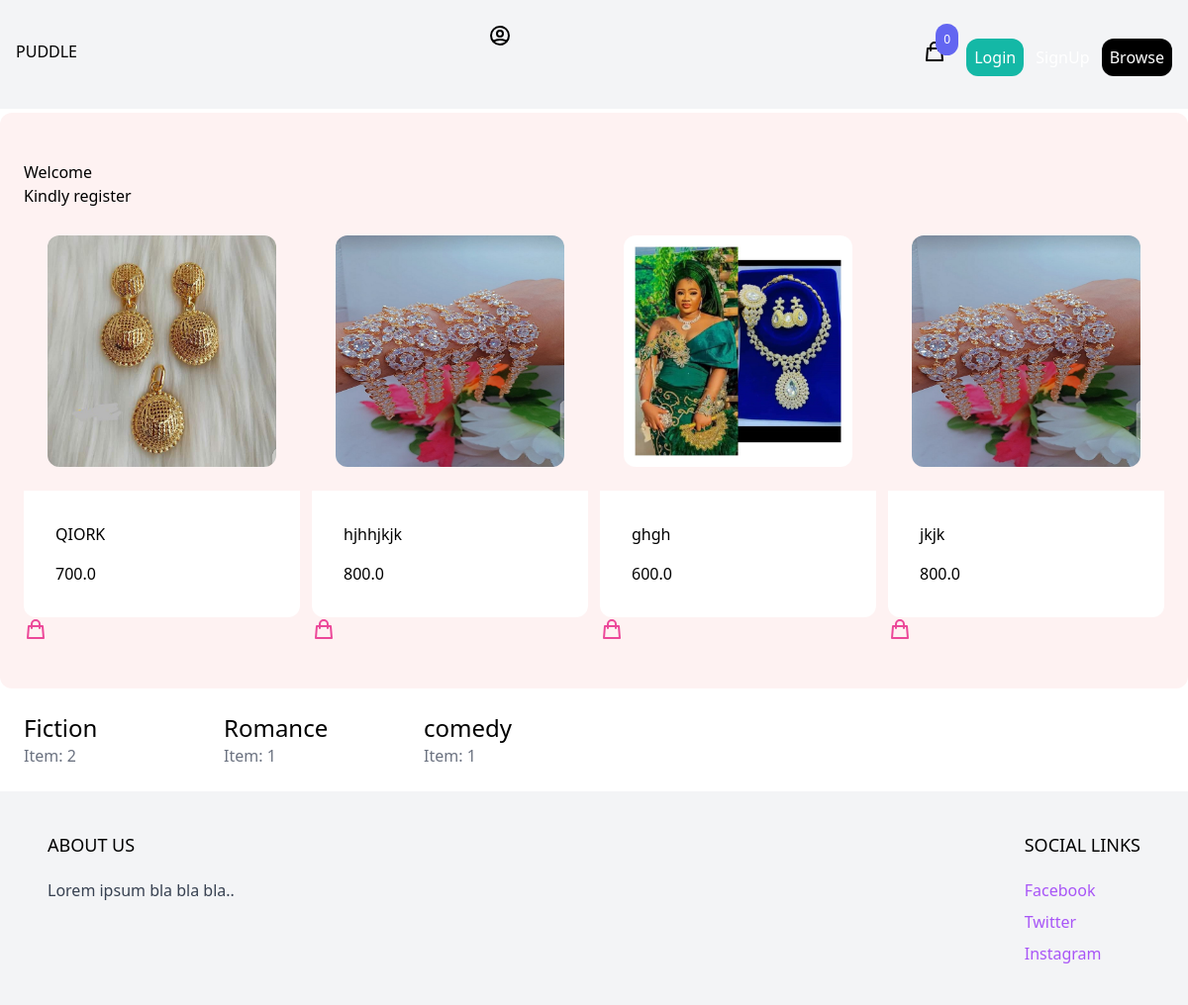
The app's page /, older data.
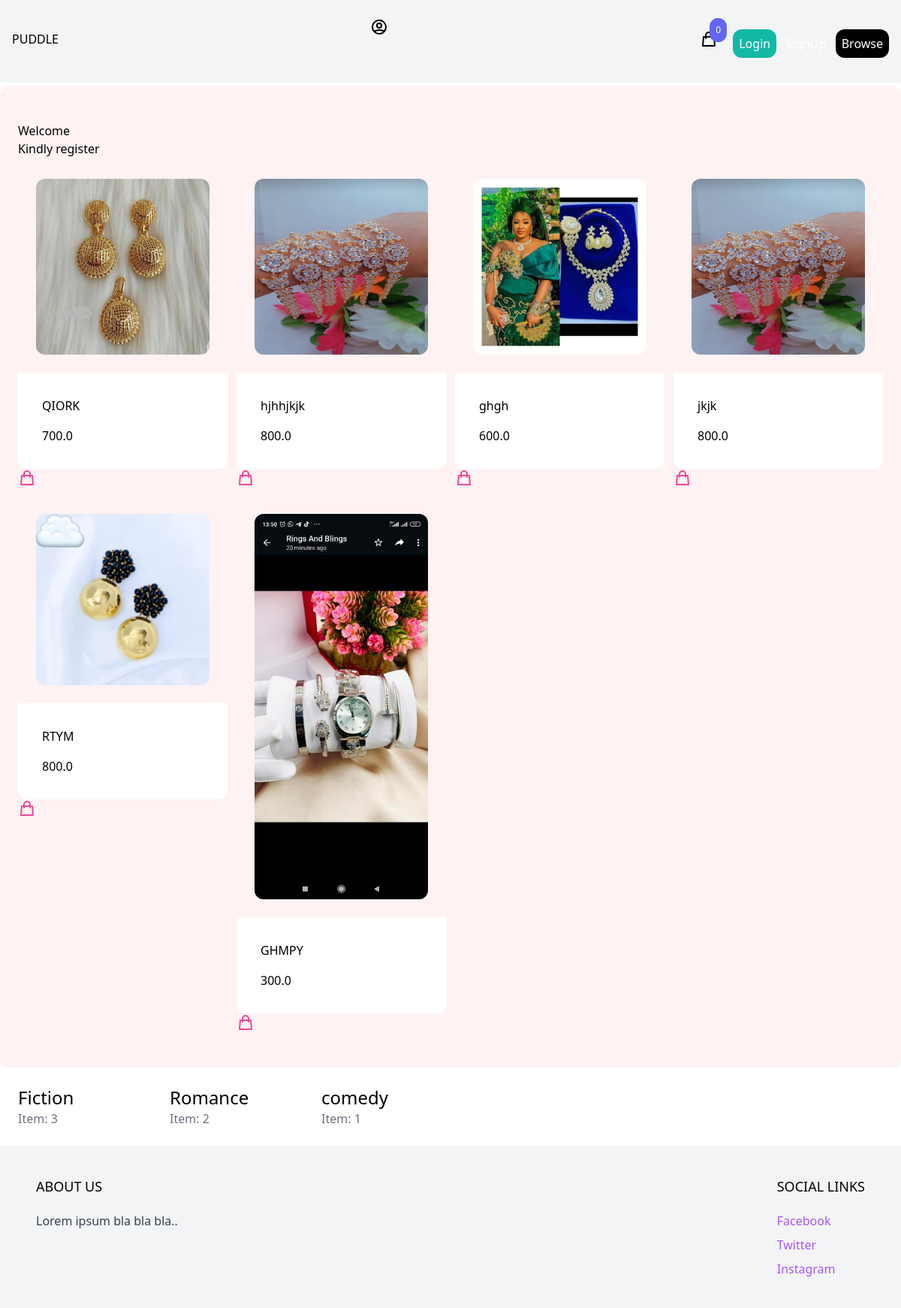
The same page, newer data.
### item/models.py (models this page shows, shortened)
class Item(models.Model):
    category = models.ForeignKey(Category, related_name ='items', on_delete = models.CASCADE)
    name = models.CharField(max_length = 255)
    description = models.TextField(blank =True, null =True)
    price = models.FloatField()
    image = models.ImageField(upload_to = 'item_images', blank =  True, null = True)
    is_sold = models.BooleanField(default = False)
    created_by = models.ForeignKey(User, related_name = 'items', on_delete = models.CASCADE)
    created_at = models.DateTimeField(auto_now_add=True)

class Category(models.Model):
    name = models.CharField(max_length=255)

### core/views.py (the view)
# urls.py: path('', index, name = 'index'),
def index(request):
    items = Item.objects.filter(is_sold = False)
    categories =Category.objects.all()
    return render(request, 'core/index.html', {
        'items':items,
        'categories':categories
    })

### cart/cart.py (called while the page is built)
    def __len__(self):
        return sum(item['quantity'] for item in self.cart.values())

### cart/context_processors.py (called while the page is built)
def cart(request):
    return {'cart':Cart(request)}

### core/templates/core/index.html (shortened to what this page needs)
{% extends 'core/base.html' %}
{% block content %}
        <div class="mt-1  px-6 py-12 bg-red-50 rounded-xl">
            <h2>Welcome</h2>
            <p>Kindly register</p>
           <div class="grid grid-cols-4 px-15 mt-1 gap-3">
            {% for item in items %}
                <div>
                    <a href="{% url 'item:detail'  item.id %}">
                    <div class="p-6 rounded-xl w-full h-25"><img src="{{item.image.url}}" alt="" class="rounded-xl"></div>
                    <div class="p-6 bg-white rounded-b-xl">
                    <h2 class="text-l gray-400 p-2">{{item.name}}</h2>
                    <p class=" gray-400 p-2">{{item.price}}</p>
                    </div>
                    </a>
                    <a
                        href="#"
                        hx-get="{% url 'add_to_cart' item.id %}"
                        hx-target="#menu-cart-button"
                        hx-swap="outerHTML"
                        class="text-pink-500 hover:text-pink-800">
                        <svg xmlns="http://www.w3.org/2000/svg" class="h-6 w-6" fill="none" viewBox="0 0 24 24" stroke="currentColor">
                            <path stroke-linecap="round" stroke-linejoin="round" stroke-width="2" d="M16 11V7a4 4 0 00-8 0v4M5 9h14l1 12H4L5 9z" />
                        </svg>
                    </a>
                </div>
            {% endfor %}
           </div>
        </div>
        <div class="grid grid-cols-6 gap-3">
            {% for category in categories %}
            <div class="p-6 bg-white rounded-b-xl">
                <h2 class="text-2xl">{{category.name}}</h2>
                <p class="text-gray-500">Item: {{category.items.count}}</p>
            </div>
            {% endfor %}
        </div>
    {% endblock %}

### core/templates/core/base.html (shortened to what this page needs)
<!DOCTYPE html>
<html lang="en">
<head>
    <script src="https://cdn.tailwindcss.com"></script>
</head>
<body>
    <nav class="p6 flex justify-between bg-gray-100 border-gray-100 py-6">
        <a href="/" class="p-4">PUDDLE</a>
        <a href="{% url 'core:login' %}">
        </a>
        <div class="p-4">
            <div class="inline-block mr-4">
                {% include 'cart/menu_cart.html' %}
            </div>
            {% if user.is_authenticated %}
            <a href="{% url 'item:new' %}" class="bg-teal-500 rounded-xl p-2 text-white hover:bg-gray-300 text-black">New Item</a>
            <a href="{% url 'dashboard:index' %}" class="bg-black rounded-xl p-2 text-white hover:bg-gray-300 text-black">Dashboard</a>
            <a href="{% url 'conversation:inbox' %}" class="bg-teal-500 rounded-xl p-2 text-white hover:bg-gray-300 text-black">Inbox</a>
            <a href="{% url 'core:logout' %}" class="bg-pink-500 rounded-xl p-2 text-white hover:bg-pink-300 text-black">Logout</a>
            {% else %}
            <a href="{% url 'core:login' %}" class="bg-teal-500 rounded-xl p-2 text-white hover:bg-gray-300 text-black">Login</a>
            <a href="{% url 'core:signup' %}" class="bg-black-500 rounded-xl p-2 text-white hover:bg-gray-300 text-black">SignUp</a>
            <a href="{% url 'item:items' %}" class="bg-black rounded-xl p-2 text-white hover:bg-gray-300 text-black">Browse</a>
            {% endif %}
        </div>
    </nav>
    {% block content %}
    {% endblock %}
    <footer class="bg-gray-100">
        <div class="max-w-6xl mx-auto py-10 px-6 xl:px-0 md:flex justify-between">
            <div class="footer-left mb-12 md:mb-0">
                <h2 class="mb-5 uppercase text-lg">About us</h2>
                <p class="text-gray-700">Lorem ipsum bla bla bla..</p>
            </div>
            <div class="footer-right">
                <h2 class="mb-5 uppercase text-lg">Social links</h2>
                <ul class="space-y-2">
                    <li><a href="#" class="text-purple-500 hover:text-purple-800">Facebook</a></li>
                    <li><a href="#" class="text-purple-500 hover:text-purple-800">Twitter</a></li>
                    <li><a href="#" class="text-purple-500 hover:text-purple-800">Instagram</a></li>
                </ul>
            </div>
        </div>
    </footer>
</body>
</html>

### cart/templates/cart/menu_cart.html
<a href="{% url 'cart' %}" id="menu-cart-button" class="relative">
    <svg xmlns="http://www.w3.org/2000/svg" class="h-6 w-6" fill="none" viewBox="0 0 24 24" stroke="currentColor">
        <path stroke-linecap="round" stroke-linejoin="round" stroke-width="2" d="M16 11V7a4 4 0 00-8 0v4M5 9h14l1 12H4L5 9z" />
    </svg>
    <span class="p-2 absolute -top-4 -right-3 bg-indigo-500 text-white text-xs rounded-full">{{ cart|length }}</span>
</a>

Row changes from the older to the newer data that the page shows:
added Item: image (picture), name "RTYM", price "800.0"
added Item: image (picture), name "GHMPY", price "300.0"
computed for Category "Fiction": items.count "2" → "3"
computed for Category "Romance": items.count "1" → "2"
